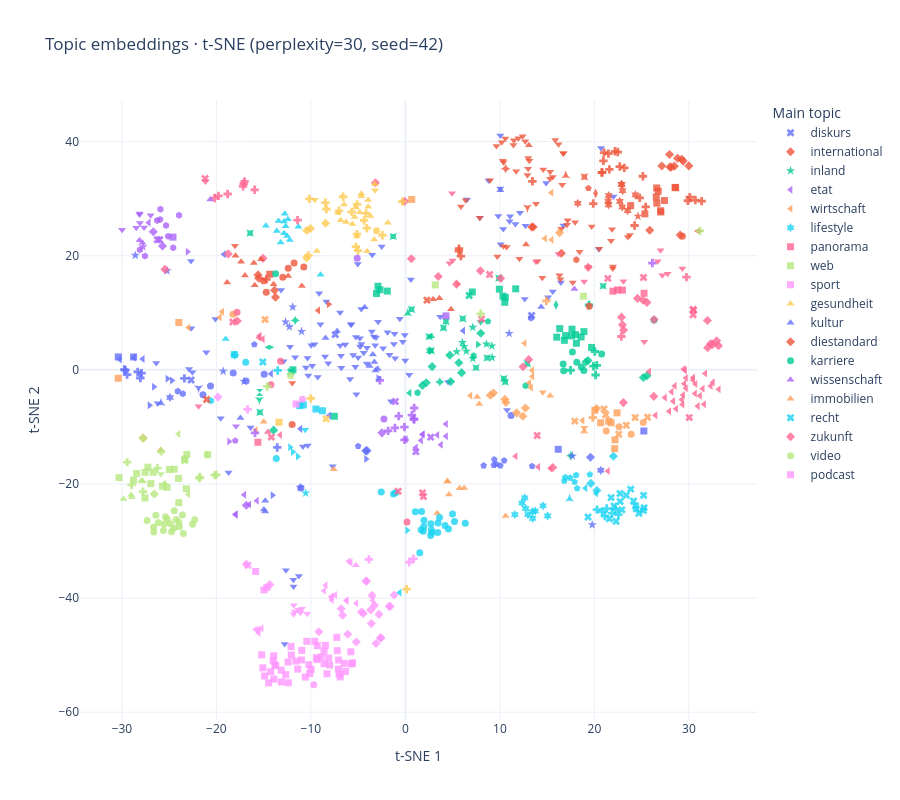

Notebook code for this chart:
### Markdown cell above
## 3. Plot and save

Color represents `Topic_1`; marker shape distinguishes `Topic_2` labels within each main topic. Shapes are assigned alphabetically within each `Topic_1` and reused across main topics. The legend shows only main topics; clicking one toggles all its subtopics; hover shows the full topic path.

Output:

- `plots/topic_embeddings_tsne.html`: interactive plot that can be opened in a browser.

### Code cell
# Reuse the shape palette across main topics, with a distinct shape for
# every Topic_2 label within a given Topic_1. Sort labels for stable assignment.
marker_symbols = [
    "circle", "square", "diamond", "cross", "x",
    "triangle-up", "triangle-down", "triangle-left", "triangle-right",
    "pentagon", "hexagon", "star", "hexagram", "star-triangle-up",
    "star-triangle-down", "star-square", "star-diamond", "diamond-tall",
    "diamond-wide", "hourglass", "bowtie", "circle-cross", "circle-x",
    "square-cross", "square-x", "diamond-cross", "diamond-x",
]
topic2_symbols = {}
for topic1, group in projection_df.groupby("Topic_1", sort=False):
    topic2_labels = sorted(group["Topic_2"].unique())
    if len(topic2_labels) > len(marker_symbols):
        raise ValueError(f"Add more marker symbols for {topic1}: {len(topic2_labels)} Topic_2 labels")
    topic2_symbols[topic1] = dict(zip(topic2_labels, marker_symbols))

fig = px.scatter(
    projection_df,
    x="TSNE_1", y="TSNE_2", color="Topic_1", symbol="Topic_2",
    custom_data=["Topic_1", "Topic_2"],
    render_mode="svg",
    hover_name="Topic_path",
    hover_data={"Topic_Id": False, "Topic_1": False, "Topic_2": False, "TSNE_1": False, "TSNE_2": False},
    title=f"Topic embeddings · t-SNE (perplexity={PERPLEXITY}, seed={RANDOM_STATE})",
    labels={"Topic_1": "Main topic", "Topic_2": "Subtopic", "TSNE_1": "t-SNE 1", "TSNE_2": "t-SNE 2"},
    template="plotly_white",
    height=800,
)
# Each trace contains one (Topic_1, Topic_2) pair.
# Show one legend entry per main topic; clicking it toggles all its subtopics.
seen_topic1 = set()
for trace in fig.data:
    topic1, topic2 = trace.customdata[0][:2]
    trace.marker.symbol = topic2_symbols[topic1][topic2]
    trace.name = topic1
    trace.legendgroup = topic1
    trace.showlegend = topic1 not in seen_topic1
    seen_topic1.add(topic1)
fig.update_traces(marker=dict(size=7, opacity=0.8))
fig.update_layout(legend_title_text="Main topic", legend_groupclick="togglegroup")
PLOT_DIR.mkdir(parents=True, exist_ok=True)
# projection_df.to_csv(DATA_DIR / "topic_embeddings_tsne.csv", index=False)
fig.write_html(PLOT_DIR / "topic_embeddings_tsne.html", include_plotlyjs=True)
fig.show()
